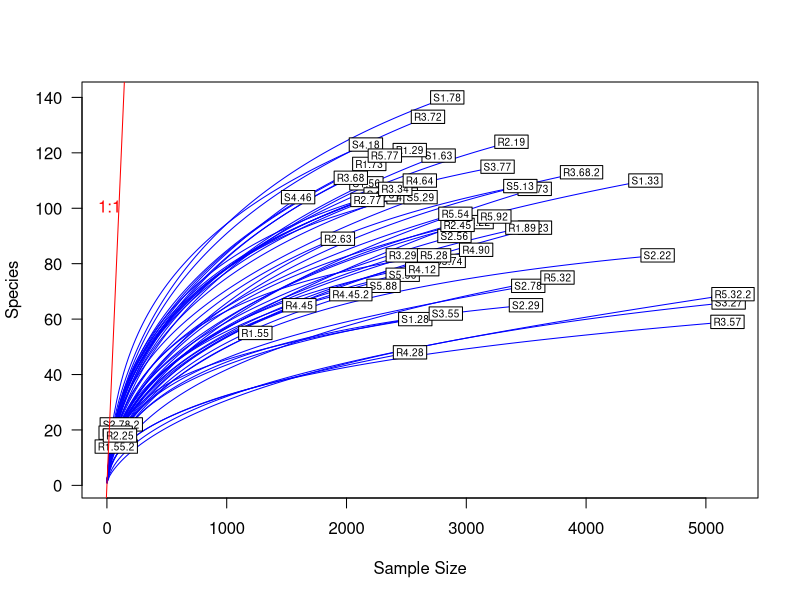
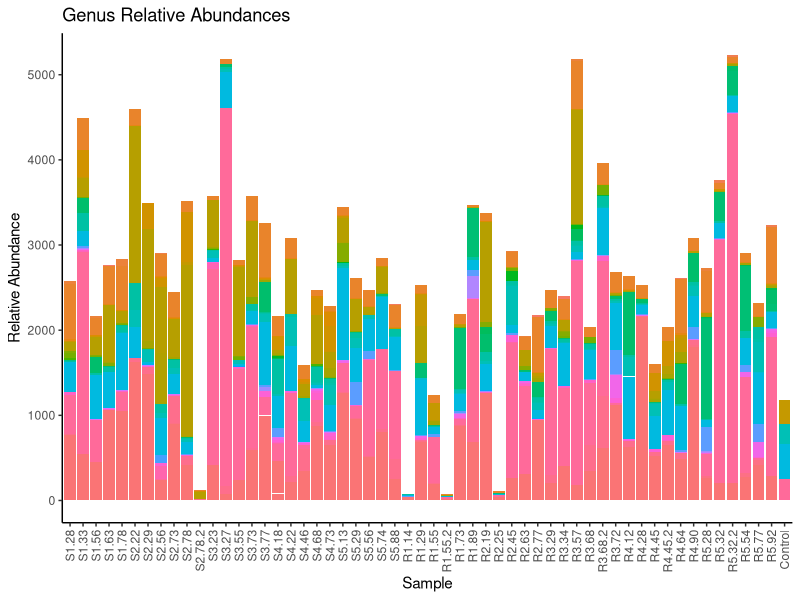

The R source for these figures, in order:
## ---- chunk 1
rm(list=ls())
## ---- chunk 2
site_species <- read.csv("alpine_ridge_data/OTU_table.csv", header = TRUE)
site_species.t <- t(site_species)
## ---- chunk 3
library(vegan)
richness <- rowSums((site_species.t > 0) * 1)
print(richness)
minimum.r <- min(rowSums(site_species.t))
rarefy <- rarefy(x = site_species.t, sample = minimum.r, se = TRUE)

rarecurve(x = site_species.t, step = 20, col = "blue", cex = .6, las = 1)
abline(0, 1, col = 'red')
text(200, 100, "1:1", pos = 2, col = 'red')
## ---- chunk 4
genus <- read.csv("alpine_ridge_data/genus_table.csv", header = TRUE)
# Converting to Long Format
library(reshape2)
genus_long <- melt(genus, id.vars = "Genus", variable.name = "Sample")

# Creating Graph of data
library(ggplot2)
genus_graph <- ggplot(data = genus_long, mapping = aes(x = Sample,  y = value, fill = Genus))
genus_graph <- genus_graph + geom_bar(stat="identity")
genus_graph <- genus_graph + labs(y = "Relative Abundance", x = "Sample", title = "Genus Relative Abundances") + theme_classic()
genus_graph <- genus_graph + theme(legend.position = "None")
genus_graph <- genus_graph + theme(axis.text.x = element_text(angle = 90, vjust = 0.5, hjust=1))
genus_graph
